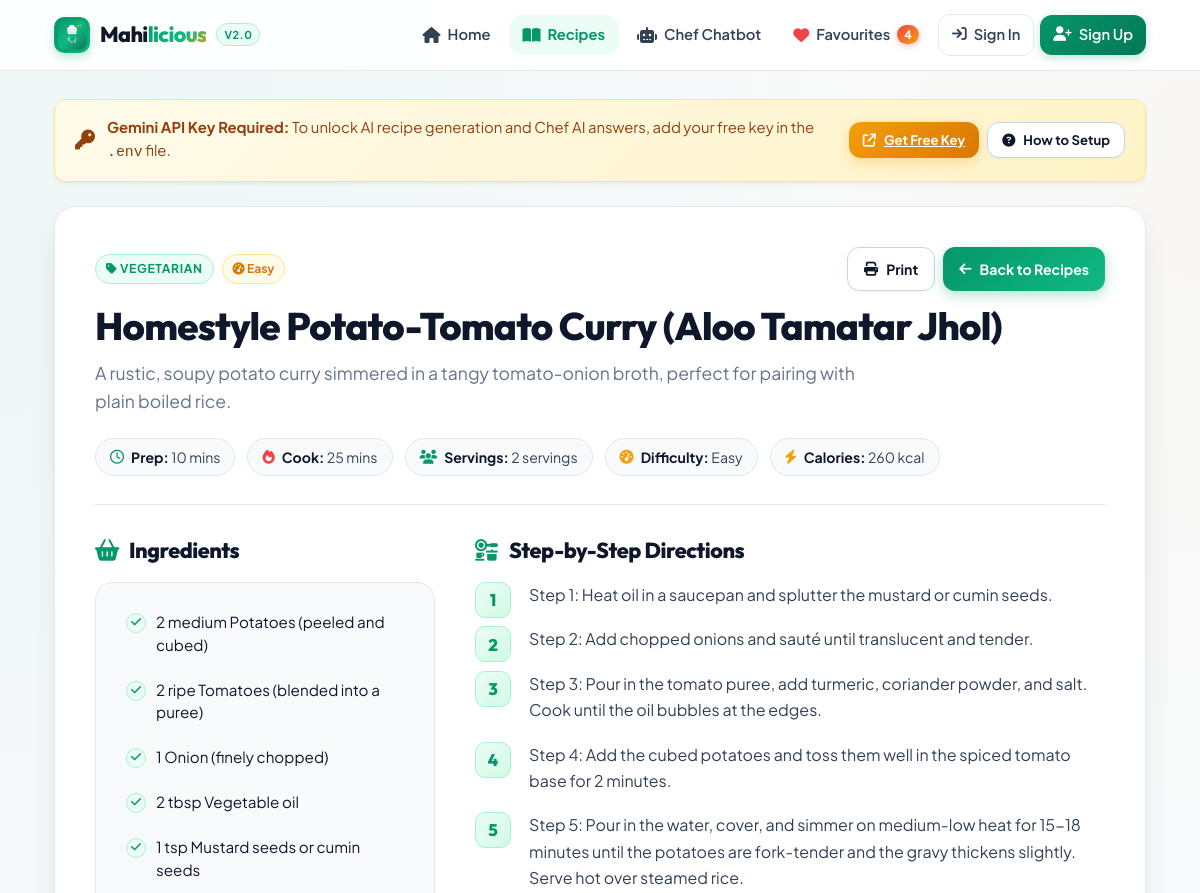
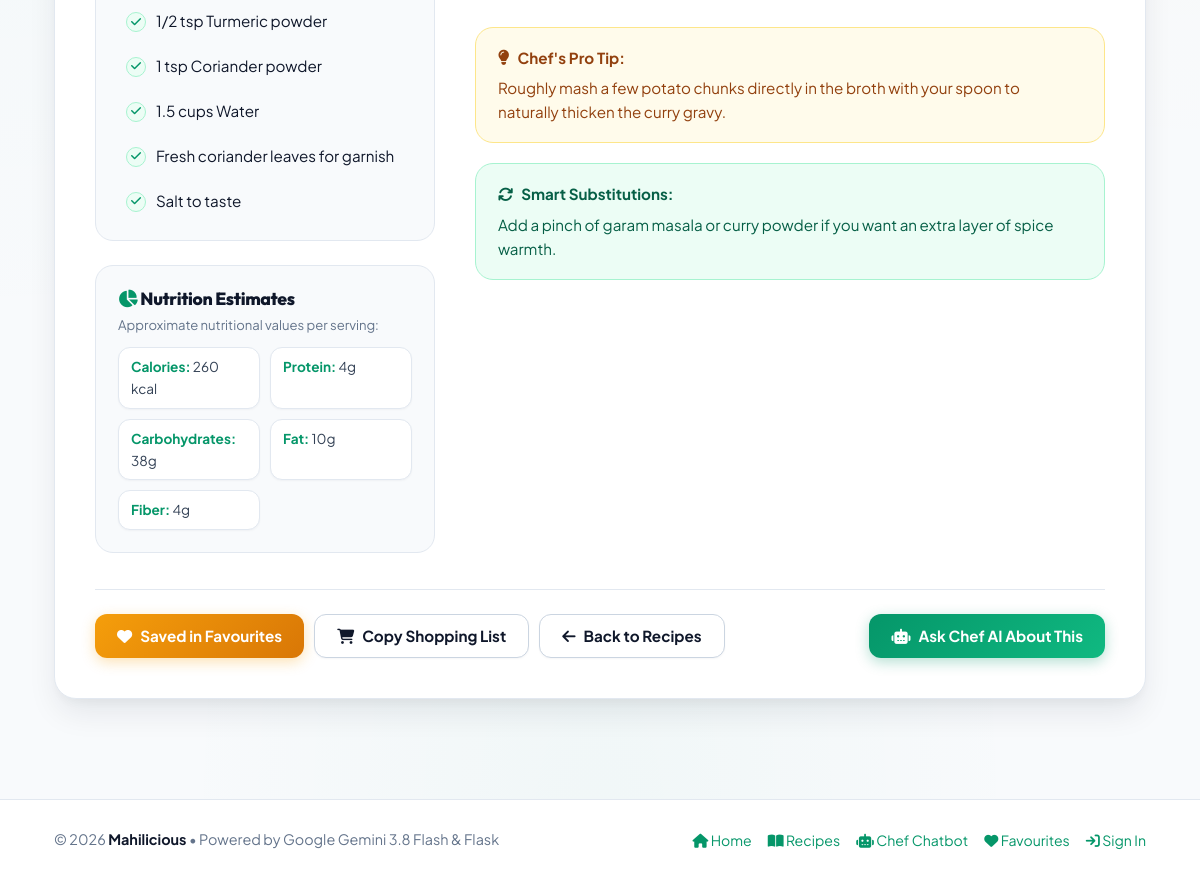
The app's page /recipe/8 with its own data (2 pictures, top to bottom).
### tables this page shows
CREATE TABLE favourites (
            id INTEGER PRIMARY KEY AUTOINCREMENT,
            title TEXT NOT NULL,
            description TEXT,
            category TEXT,
            prep_time TEXT,
            cook_time TEXT,
            difficulty TEXT,
            calories TEXT,
            ingredients TEXT,
            instructions TEXT,
            nutrition TEXT,
            tips TEXT,
            substitutes TEXT,
            language TEXT DEFAULT 'en',
            created_at TIMESTAMP DEFAULT CURRENT_TIMESTAMP
        , user_id INTEGER DEFAULT NULL);

### app.py (the view)
@app.route("/recipe/<int:recipe_id>")
def recipe_details(recipe_id):
    recipe = database.get_recipe_by_id(recipe_id)
    if not recipe:
        flash("Recipe not found.", "danger")
        return redirect(url_for("recipes"))
    return render_template("recipe_details.html", recipe=recipe)

### ai_engine.py (called while the page is built, shortened)
def get_gemini_api_key():
    env_file = os.path.join(os.path.dirname(os.path.abspath(__file__)), ".env")
    return os.getenv("GEMINI_API_KEY", "").strip()

def is_api_key_configured():
    key = get_gemini_api_key()
    if not key or key == "your_gemini_api_key_here" or len(key) < 15:
        return False
    return True

### app.py (called while the page is built)
@app.context_processor
def inject_globals():
    user_id = session.get("user_id")
    current_user = database.get_user_by_id(user_id) if user_id else None
    try:
        favs = database.get_all_favourites(user_id=user_id)
        fav_count = len(favs)
    except Exception:
        fav_count = 0
    return {
        "api_ready": ai_engine.is_api_key_configured(),
        "gemini_model": os.getenv("GEMINI_MODEL", "gemini-3.8-flash"),
        "fav_count": fav_count,
        "current_user": current_user
    }

### database.py (called while the page is built)
def is_supabase_enabled():
    url = os.getenv("SUPABASE_URL", "").strip()
    key = os.getenv("SUPABASE_KEY", "").strip()
    if not url or not key:
        return False
    if url.startswith("your-") or url.startswith("<"):
        return False
    return True

def get_db_connection():
    os.makedirs(DB_DIR, exist_ok=True)
    conn = sqlite3.connect(DB_PATH)
    conn.row_factory = sqlite3.Row
    return conn

def _format_recipe_row(row):
    if not row:
        return None
    recipe = dict(row)
    for field in ['ingredients', 'instructions', 'nutrition']:
        if field in recipe and recipe[field]:
            try:
                recipe[field] = json.loads(recipe[field])
            except (json.JSONDecodeError, TypeError):
                if isinstance(recipe[field], str):
                    recipe[field] = [line.strip() for line in recipe[field].split('\n') if line.strip()]
    return recipe

def get_all_favourites(user_id=None):
    if is_supabase_enabled():
        favs = supabase_db.get_all_favourites(user_id=user_id)
        if favs is not None:
            return favs
    conn = get_db_connection()
    cursor = conn.cursor()
    if user_id:
        cursor.execute("SELECT * FROM favourites WHERE user_id = ? ORDER BY id DESC", (user_id,))
    else:
        cursor.execute("SELECT * FROM favourites ORDER BY id DESC")
    rows = cursor.fetchall()
    conn.close()
    return [_format_recipe_row(row) for row in rows]

### templates/recipe_details.html (shortened to what this page needs)
{% extends "base.html" %}
{% block content %}
<div class="details-container">
    <div class="details-header">
        <div style="display: flex; justify-content: space-between; align-items: center; flex-wrap: wrap; gap: 14px; margin-bottom: 12px;">
            <div style="display: flex; gap: 8px; align-items: center; flex-wrap: wrap;">
                <span class="category-tag">
                    <i class="fa-solid fa-tag"></i> {{ recipe.category or 'General' }}
                </span>
                <span class="difficulty-tag">
                    <i class="fa-solid fa-gauge-high"></i> {{ recipe.difficulty or 'Easy' }}
                </span>
            </div>
            <div style="display: flex; gap: 8px; flex-wrap: wrap;">
                <button id="btn-print-recipe" class="btn btn-outline" style="padding: 8px 16px; font-size: 0.88rem;">
                    <i class="fa-solid fa-print"></i> Print
                </button>
                <a href="{{ url_for('recipes') }}" class="btn btn-primary" style="padding: 8px 16px; font-size: 0.88rem;">
                    <i class="fa-solid fa-arrow-left"></i> Back to Recipes
                </a>
            </div>
        </div>
        <h1 class="details-title">{{ recipe.title }}</h1>
        <p class="details-desc">{{ recipe.description }}</p>
        <div class="details-meta-ribbon">
            <div class="meta-pill">
                <i class="fa-regular fa-clock text-primary"></i>
                <span><strong>Prep:</strong> {{ recipe.prep_time }}</span>
            </div>
            <div class="meta-pill">
                <i class="fa-solid fa-fire text-coral"></i>
                <span><strong>Cook:</strong> {{ recipe.cook_time }}</span>
            </div>
            <div class="meta-pill">
                <i class="fa-solid fa-users text-primary"></i>
                <span><strong>Servings:</strong> {{ recipe.servings or '2 servings' }}</span>
            </div>
            <div class="meta-pill">
                <i class="fa-solid fa-gauge-high text-accent"></i>
                <span><strong>Difficulty:</strong> {{ recipe.difficulty }}</span>
            </div>
            <div class="meta-pill">
                <i class="fa-solid fa-bolt text-accent"></i>
                <span><strong>Calories:</strong> {{ recipe.calories }}</span>
            </div>
        </div>
    </div>
    <div class="details-grid">
        <div>
            <h2 class="section-heading">
                <i class="fa-solid fa-basket-shopping text-primary"></i> Ingredients
            </h2>
            <div class="ingredients-card">
                <ul class="ingredients-list">
                    {% if recipe.ingredients is iterable and recipe.ingredients is not string %}
                        {% for ing in recipe.ingredients %}
                            <li style="cursor: pointer;" onclick="this.classList.toggle('checked-ingredient');" title="Click to cross off as you cook">
                                <span class="check-dot">
                                    <i class="fa-solid fa-check"></i>
                                </span>
                                <span>{{ ing }}</span>
                            </li>
                        {% endfor %}
                    {% endif %}
                </ul>
            </div>
            <div class="nutrition-box" style="margin-top: 24px;">
                <h3 style="font-size: 1.1rem; font-weight: 800; color: var(--text-primary); margin-bottom: 4px;">
                    <i class="fa-solid fa-chart-pie text-primary"></i> Nutrition Estimates
                </h3>
                <p style="font-size: 0.82rem; color: var(--text-muted); margin-bottom: 12px;">
                    Approximate nutritional values per serving:
                </p>
                <div class="nutrition-pills">
                    {% if recipe.nutrition is mapping %}
                        {% for key, val in recipe.nutrition.items() %}
                            <div class="nutri-tag">
                                <strong>{{ key|title }}:</strong> {{ val }}
                            </div>
                        {% endfor %}
                    {% else %}
                        <div class="nutri-tag">
                            <strong>Calories:</strong> {{ recipe.calories }}
                        </div>
                    {% endif %}
                </div>
            </div>
        </div>
        <div>
            <h2 class="section-heading">
                <i class="fa-solid fa-kitchen-set text-primary"></i> Step-by-Step Directions
            </h2>
            <ol class="instructions-list">
                {% if recipe.instructions is iterable and recipe.instructions is not string %}
                    {% for step in recipe.instructions %}
                        <li>{{ step }}</li>
                    {% endfor %}
                {% else %}
                    <li>{{ recipe.instructions }}</li>
                {% endif %}
            </ol>
            {% if recipe.tips %}
                <div class="callout-box callout-tips">
                    <strong style="display: flex; align-items: center; gap: 8px; margin-bottom: 6px;">
                        <i class="fa-solid fa-lightbulb"></i> Chef's Pro Tip:
                    </strong>
                    <span>{{ recipe.tips }}</span>
                </div>
            {% endif %}
            {% if recipe.substitutes %}
                <div class="callout-box callout-substitutes">
                    <strong style="display: flex; align-items: center; gap: 8px; margin-bottom: 6px;">
                        <i class="fa-solid fa-arrows-rotate"></i> Smart Substitutions:
                    </strong>
                    <span>{{ recipe.substitutes }}</span>
                </div>
            {% endif %}
        </div>
    </div>
    <div class="details-actions-bar">
        {% if recipe.is_favourite or recipe.source == 'favourites' %}
            <button class="btn btn-accent" disabled>
                <i class="fa-solid fa-heart"></i> Saved in Favourites
            </button>
        {% endif %}
        <button id="btn-shopping-list" class="btn btn-outline" data-id="{{ recipe.id }}" title="Copy shopping list to clipboard">
            <i class="fa-solid fa-cart-shopping"></i> Copy Shopping List
        </button>
        <a href="{{ url_for('recipes') }}" class="btn btn-outline">
            <i class="fa-solid fa-arrow-left"></i> Back to Recipes
        </a>
        <a href="{{ url_for('chatbot') }}" class="btn btn-primary" style="margin-left: auto;">
            <i class="fa-solid fa-robot"></i> Ask Chef AI About This
        </a>
    </div>
</div>
{% endblock %}

### records on screen
favourites: category "VEGETARIAN", difficulty "Easy", title "Homestyle Potato-Tomato Curry (Aloo Tamatar Jhol)", description "A rustic, soupy potato curry simmered in a tangy tomato-onion broth, perfect for pairing with plain boiled rice.", prep_time "10 mins", cook_time "25 mins", calories "260 kcal", tips "Roughly mash a few potato chunks directly in the broth with your spoon to naturally thicken the curry gravy.", substitutes "Add a pinch of garam masala or curry powder if you want an extra layer of spice warmth."

### other values on screen
{{ fav_count }} "4"
{{ recipe.servings or '2 servings' }} "2 servings"
{{ ing }} "2 medium Potatoes (peeled and cubed)" "2 ripe Tomatoes (blended into a puree)" "1 Onion (finely chopped)" "2 tbsp Vegetable oil" "1 tsp Mustard seeds or cumin seeds" "1/2 tsp Turmeric powder" "1 tsp Coriander powder" "1.5 cups Water" "Fresh coriander leaves for garnish" "Salt to taste"
{{ key|title }} "Calories" "Protein" "Carbohydrates" "Fat" "Fiber"
{{ val }} "260 kcal" "4g" "38g" "10g" "4g"
{{ step }} "Step 1: Heat oil in a saucepan and splutter the mustard or cumin seeds." "Step 2: Add chopped onions and sauté until translucent and tender." "Step 3: Pour in the tomato puree, add turmeric, coriander powder, and salt. Cook until the oil bubbles at the edges." "Step 4: Add the cubed potatoes and toss them well in the spiced tomato base for 2 minutes." "Step 5: Pour in the water, cover, and simmer on medium-low heat for 15-18 minutes until the potatoes are fork-tender and the gravy thickens slightly. Serve hot over steamed rice."
